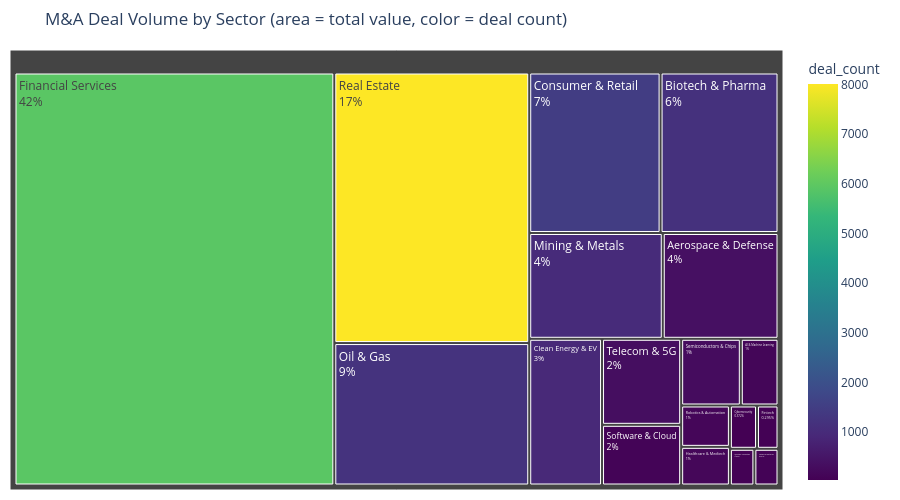

The notebook cell saved with this chart:
### Code cell
import plotly.express as px

# --- Treemap: Sector share of total deal value ---
# Gives an intuitive sense of which sectors dominate the M&A landscape
df_treemap = df[df['sector'] != 'Unclassified'].groupby('sector').agg(
    total_value=('value_usd_mm', 'sum'),
    deal_count=('transaction_id', 'count')
).reset_index()
df_treemap['avg_deal'] = (df_treemap['total_value'] / df_treemap['deal_count']).round(1)

fig = px.treemap(
    df_treemap,
    path=['sector'],
    values='total_value',
    color='deal_count',
    color_continuous_scale='Viridis',
    custom_data=['deal_count', 'avg_deal'],
    title='M&A Deal Volume by Sector (area = total value, color = deal count)'
)
fig.update_traces(
    hovertemplate=(
        '<b>%{label}</b><br>'
        'Total Value: $%{value:,.0f}M<br>'
        'Deals: %{customdata[0]:,}<br>'
        'Avg Deal: $%{customdata[1]:,.0f}M'
        '<extra></extra>'
    ),
    textinfo='label+percent root'
)
fig.update_layout(height=500, margin=dict(t=50, l=10, r=10, b=10))
fig.show()

### Figure 1 — Plotly figure (JSON) as saved in the notebook; plotly's stock layout.template omitted (floating-point values rounded to 4 significant figures)
{"data": [{"branchvalues": "total", "customdata": [[141, "884.0"], [81, "542.2"], [370, "1641.0"], [1164, "806.2"], [933, "567.7"], [1476, "708.4"], [32, "1818.3"], [5922, "1106.1"], [65, "710.2"], [157, "595.0"], [1009, "694.5"], [1217, "1131.4"], [49.0, "909.7"], [8009, "326.5"], [152, "657.5"], [276, "715.0"], [109, "2184.4"], [320, "1055.0"]], "domain": {"x": [0, 1], "y": [0, 1]}, "hovertemplate": "<b>%{label}</b><br>Total Value: $%{value:,.0f}M<br>Deals: %{customdata[0]:,}<br>Avg Deal: $%{customdata[1]:,.0f}M<extra></extra>", "ids": ["AI & Machine Learning", "Advanced Materials", "Aerospace & Defense", "Biotech & Pharma", "Clean Energy & EV", "Consumer & Retail", "Cybersecurity", "Financial Services", "Fintech", "Healthcare & Medtech", "Mining & Metals", "Oil & Gas", "Quantum Computing", "Real Estate", "Robotics & Automation", "Semiconductors & Chips", "Software & Cloud", "Telecom & 5G"], "labels": ["AI & Machine Learning", "Advanced Materials", "Aerospace & Defense", "Biotech & Pharma", "Clean Energy & EV", "Consumer & Retail", "Cybersecurity", "Financial Services", "Fintech", "Healthcare & Medtech", "Mining & Metals", "Oil & Gas", "Quantum Computing", "Real Estate", "Robotics & Automation", "Semiconductors & Chips", "Software & Cloud", "Telecom & 5G"], "marker": {"coloraxis": "coloraxis", "colors": [141.0, 81.0, 370.0, 1164.0, 933.0, 1476.0, 32.0, 5922.0, 65.0, 157.0, 1009.0, 1217.0, 49.0, 8009.0, 152.0, 276.0, 109.0, 320.0]}, "name": "", "parents": ["", "", "", "", "", "", "", "", "", "", "", "", "", "", "", "", "", ""], "textinfo": "label+percent root", "type": "treemap", "values": [124600.0, 43920.0, 607200.0, 938400.0, 529700.0, 1046000.0, 58190.0, 6550000.0, 46160.0, 93410.0, 700700.0, 1377000.0, 44580.0, 2615000.0, 99950.0, 197300.0, 238100.0, 337600.0]}], "layout": {"coloraxis": {"colorbar": {"title": {"text": "deal_count"}}, "colorscale": [[0, "#440154"], [0.1111, "#482878"], [0.2222, "#3e4989"], [0.3333, "#31688e"], [0.4444, "#26828e"], [0.5556, "#1f9e89"], [0.6667, "#35b779"], [0.7778, "#6ece58"], [0.8889, "#b5de2b"], [1, "#fde725"]]}, "height": 500, "legend": {"tracegroupgap": 0}, "margin": {"b": 10, "l": 10, "r": 10, "t": 50}, "title": {"text": "M&A Deal Volume by Sector (area = total value, color = deal count)"}}}
